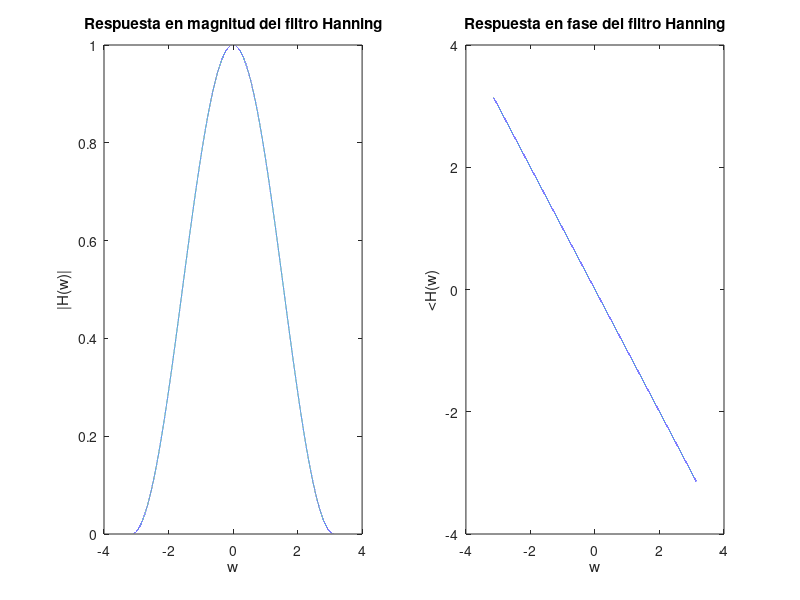

Reproduce this figure in MATLAB.
% Ejercicio 4
% Filtro Hanning.

w = -pi:0.0001:pi; % Frecuencia.

% Función |H(w)|.
H = 0.5 .*abs(1+cos(w));

% Función <H(w).
PH = -w;

% Graficas de H(w).
figure;
subplot(1,2,1);
plot(w, H);
title('Respuesta en magnitud del filtro Hanning')
xlabel('w');
ylabel('|H(w)|');
subplot(1,2,2);
plot(w, PH);
title('Respuesta en fase del filtro Hanning')
xlabel('w');
ylabel('<H(w)');